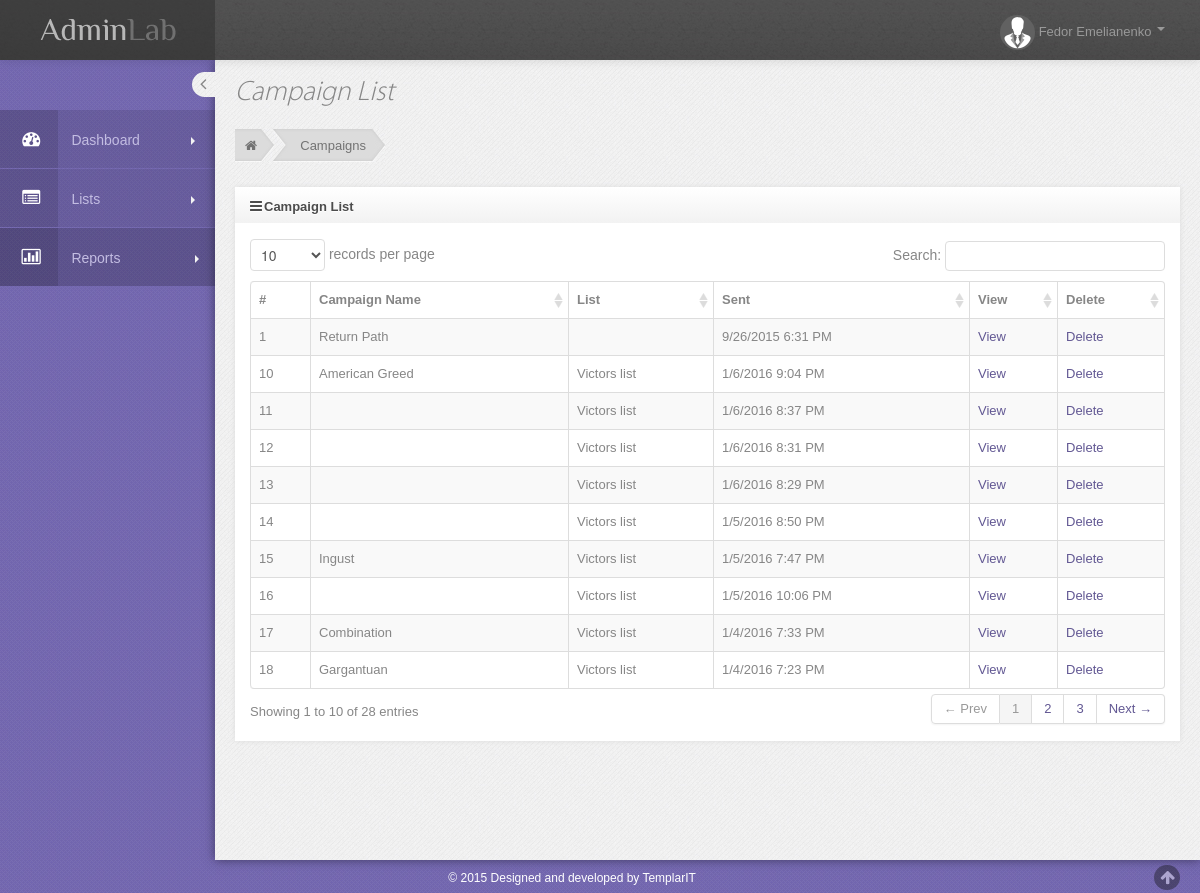
The page /reports.php (signed in) on the database its author committed.
### tables this page shows
CREATE TABLE IF NOT EXISTS `campaigns` (
  `id` varchar(50) NOT NULL,
  `user_id` int(11) NOT NULL,
  `list_id` int(11) NOT NULL,
  `subject` varchar(100) NOT NULL,
  `email_from` varchar(100) NOT NULL,
  `email_replyto` varchar(100) NOT NULL,
  `sent` varchar(100) NOT NULL,
  PRIMARY KEY (`id`),
  KEY `user_id` (`user_id`)
);

CREATE TABLE IF NOT EXISTS `lists` (
  `id` int(11) NOT NULL AUTO_INCREMENT,
  `user_id` int(11) NOT NULL,
  `name` varchar(200) NOT NULL,
  `created` varchar(30) NOT NULL,
  PRIMARY KEY (`id`),
  KEY `user_id` (`user_id`)
);

### reports.php (the view, shortened to what this page needs)
<?php
include 'include/dbconnect.php';
$stmt = $conn->prepare('SELECT c.id, c.subject, c.sent, l.name FROM campaigns as c LEFT JOIN lists as l ON c.list_id = l.id WHERE c.user_id = :user ORDER BY sent DESC');
$result = $stmt->execute(array('user' => $_SESSION['id']));
?>
<link rel="stylesheet" href="assets/data-tables/DT_bootstrap.css" />
      <div id="main-content">
         <div class="container-fluid">
            <div class="row-fluid">
               <div class="span12">
                  <h3 class="page-title">
                     Campaign List
                  </h3>
                   <ul class="breadcrumb">
                       <li>
                           <a href="#"><i class="icon-home"></i></a><span class="divider">&nbsp;</span>
                       </li>
                       <li><a href="#">Campaigns</a><span class="divider-last">&nbsp;</span></li>
                   </ul>
               </div>
            </div>
            <div class="row-fluid">
                <div class="span12">
                    <div class="widget">
                        <div class="widget-title">
                            <h4><i class="icon-reorder"></i>Campaign List</h4>
                        </div>
                        <div class="widget-body">
                            <div class="portlet-body">
                                <table class="table table-striped table-hover table-bordered" id="reports-list">
                                    <thead>
                                    <tr>
										<th>#</th>
										<th>Campaign Name</th>
										<th>List</th>
										<th>Sent</th>
                                        <th>View</th>
										<th>Delete</th>
									</tr>
                                    </thead>
                                    <tbody>
		<?php
		$i = 1;
		while($row = $stmt->fetch()){
				echo "<tr>
					<td>$i</td>
					<td>".htmlentities($row['subject'])."</td>
					<td>".htmlentities($row['name'])."</td>
					<td>".htmlentities($row['sent'])."</td>
					<td><a class='campaign' id='".$row['id']."' href='statistics.php?id=".urlencode($row['id'])."'>View</a></td>
					<td><a class='delete' href='javascript:;'>Delete</a></td>
				</tr>";
				$i++;
		}
		?>
                                    </tbody>
                                </table>
                            </div>
                        </div>
                    </div>
                </div>
            </div>
         </div>
      </div>
<?php
$content = ob_get_contents();
include 'include/header.php';
print $content;
include 'include/footer.php';
?>

### css/style_responsive.css (style rules this page uses)
@media (min-width: 980px) { #main-content { margin-top: 0px !important; } }
@media (min-width: 980px) { .fixed-top #main-content { margin-top: 20px; } }

### css/style_default.css (style rules this page uses)
body { color: #868686; background: url(../img/bg-purple.jpg) !important; }
#main-content { box-shadow: 0 0 10px #3f3861; -moz-box-shadow: 0 0 10px #3f3861; -webkit-box-shadow:0 0 10px #3f3861 ; }
a, a:hover { text-shadow: none !important; color: #625893; }

### rows shown on the page
campaigns: subject "Return Path", sent "9/26/2015 6:31 PM"
campaigns: subject "American Greed", list.name "Victors list", sent "1/6/2016 9:04 PM"
campaigns: list.name "Victors list", sent "1/6/2016 8:37 PM"
campaigns: list.name "Victors list", sent "1/6/2016 8:31 PM"
campaigns: list.name "Victors list", sent "1/6/2016 8:29 PM"
campaigns: list.name "Victors list", sent "1/5/2016 8:50 PM"
campaigns: subject "Ingust", list.name "Victors list", sent "1/5/2016 7:47 PM"
campaigns: list.name "Victors list", sent "1/5/2016 10:06 PM"
campaigns: subject "Combination", list.name "Victors list", sent "1/4/2016 7:33 PM"
campaigns: subject "Gargantuan", list.name "Victors list", sent "1/4/2016 7:23 PM"

### other values the page prints
$_SESSION['fname'] "Fedor"
$_SESSION['lname'] "Emelianenko"
